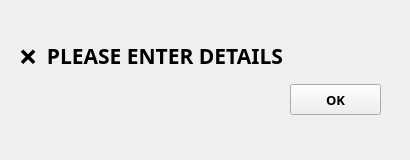
<?xml version="1.0" encoding="UTF-8"?>
<ui version="4.0">
 <class>loginFail</class>
 <widget class="QMainWindow" name="loginFail">
  <property name="geometry">
   <rect>
    <x>0</x>
    <y>0</y>
    <width>410</width>
    <height>160</height>
   </rect>
  </property>
  <property name="minimumSize">
   <size>
    <width>410</width>
    <height>160</height>
   </size>
  </property>
  <property name="maximumSize">
   <size>
    <width>410</width>
    <height>160</height>
   </size>
  </property>
  <property name="windowTitle">
   <string>Login Unsuccessful</string>
  </property>
  <widget class="QWidget" name="centralwidget">
   <widget class="QLabel" name="dialogText">
    <property name="geometry">
     <rect>
      <x>20</x>
      <y>40</y>
      <width>281</width>
      <height>31</height>
     </rect>
    </property>
    <property name="font">
     <font>
      <family>Bahnschrift SemiBold</family>
      <pointsize>16</pointsize>
      <weight>75</weight>
      <bold>true</bold>
     </font>
    </property>
    <property name="text">
     <string>❌  PLEASE ENTER DETAILS</string>
    </property>
   </widget>
   <widget class="QPushButton" name="okButton">
    <property name="geometry">
     <rect>
      <x>290</x>
      <y>84</y>
      <width>91</width>
      <height>31</height>
     </rect>
    </property>
    <property name="font">
     <font>
      <family>Bahnschrift SemiBold</family>
      <pointsize>10</pointsize>
      <weight>75</weight>
      <bold>true</bold>
     </font>
    </property>
    <property name="text">
     <string>OK</string>
    </property>
   </widget>
  </widget>
 </widget>
 <resources/>
 <connections/>
</ui>
